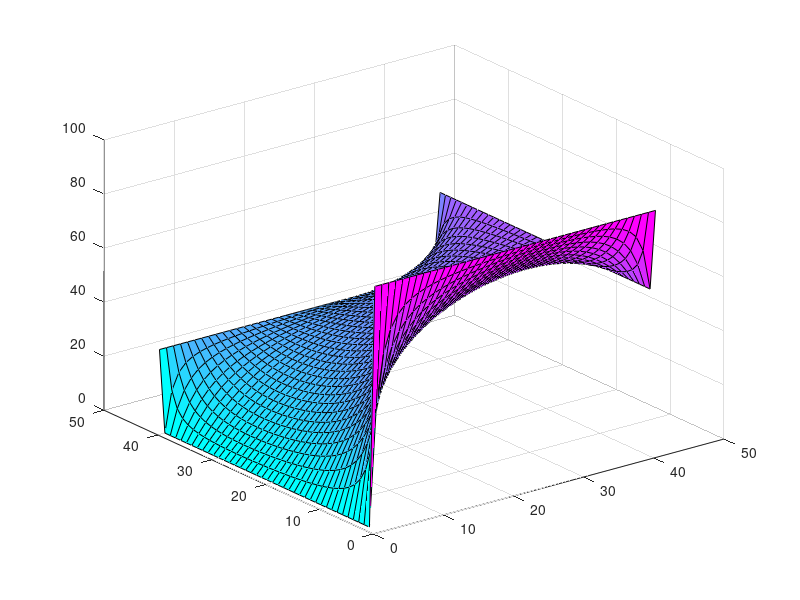

Here is the MATLAB script that generated this plot:
close all
clear variables
clc
N= 40 %This is the variable we want to change
M=(N-1)^2
L= N-1
 
A=zeros(M,M)

%Below is the code for a general A matrix%
A(1:M+1:end)=-4 %get's the diagonal -4's
A(N:M+1:(M+1)*(M-L))=1 %fills in the diagonal of 1's below the -4's. Always starts a linear index (N) 
A(2:M+1:end)=1 %Initially fills in diagonal below -4 with 1's
A(2+(M+1)*(L-1) :(M+1)*L:end) = 0 %I found that the distance between the 0's is L, this fills those indices with 0
A(M+1:M+1: end) = 1 %Initially fills in diagonal above -4 with 1's
A((M+1)+(M+1)*(L-1) : (M+1)*L:end) = 0 %same as 2 lines above
A((M+1)+(M*1)*(N-2):M+1:end)=1 %Found that the starting position of the diagonal of 1's is always N in both directions, linear indexing to find that starting point
 
%Below is the code for creating a general b vector%

%Assign rows and columns
B=[1:M] 
B(1:M)=0 %creates zero vector, there was probably a better way of doing this but I couldn't figure it out
B(1:1:L) = -90 % First row filled with boundary condition
B(1:L:end) = 0 % First Column filled with b/c -- kinda redundant now that I think about it
B((L)*(L-1)+1:1:end) = -30 % Last Row filled with b/c
B(L:L:end) = -60  %Last Column filled with b/c

%Assign Corners
B(1) = -90
B(L) = -150
B(L^2) = -90
B((L^2)-(L-1)) = -30

C = transpose(B)

u=inv(A)*C

p=reshape(u,L,L)

NewMatrix = zeros(L+2,L+2)
NewMatrix(2:(L+1),2:(L+1))=p

NewMatrix(1:L+2,L+2)=30
NewMatrix(L+2,1:L+2)=60
NewMatrix(1:L+2,1)=90

New = transpose(NewMatrix)

surf(New)
colormap(cool)


